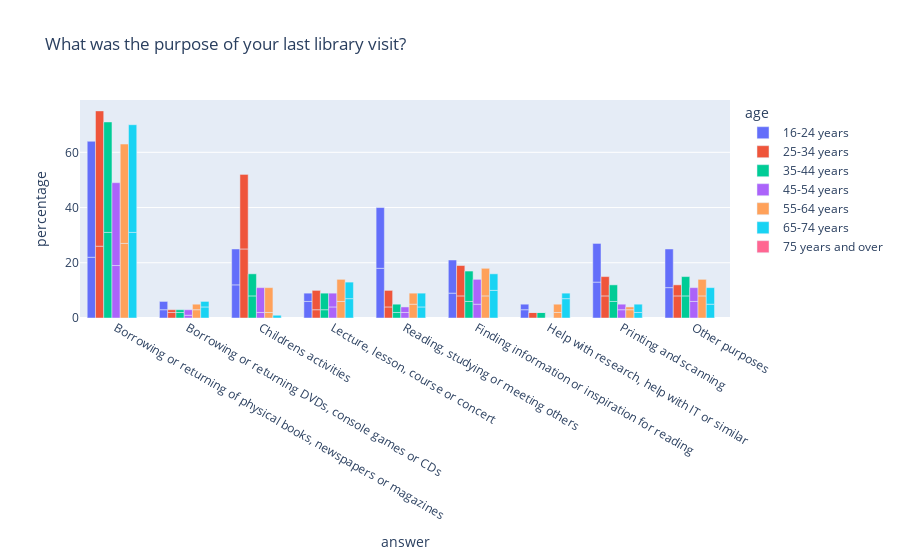

Notebook code cell kept with this figure:
### Code cell
fig = px.bar(
    full_df[full_df['question']=='What was the purpose of your last library visit?'],
    x='answer',           
    y='percentage',    
    color='age',  
    barmode='group',
    title='What was the purpose of your last library visit?'      
)

fig.show()

### Figure 1 — Plotly figure (JSON) as saved in the notebook; plotly's stock layout.template omitted (floating-point values rounded to 4 significant figures)
{"data": [{"alignmentgroup": "True", "hovertemplate": "age=16-24 years<br>answer=%{x}<br>percentage=%{y}<extra></extra>", "legendgroup": "16-24 years", "marker": {"color": "#636efa", "pattern": {"shape": ""}}, "name": "16-24 years", "offsetgroup": "16-24 years", "orientation": "v", "showlegend": true, "textposition": "auto", "type": "bar", "x": ["Borrowing or returning of physical books, newspapers or magazines", "Borrowing or returning of physical books, newspapers or magazines", "Borrowing or returning DVDs, console games or CDs", "Borrowing or returning DVDs, console games or CDs", "Childrens activities", "Childrens activities", "Lecture, lesson, course or concert", "Lecture, lesson, course or concert", "Reading, studying or meeting others", "Reading, studying or meeting others", "Finding information or inspiration for reading", "Finding information or inspiration for reading", "Help with research, help with IT or similar", "Help with research, help with IT or similar", "Printing and scanning", "Printing and scanning", "Other purposes", "Other purposes"], "xaxis": "x", "y": [22.0, 42.0, 3.0, 3.0, 12.0, 13.0, 6.0, 3.0, 18.0, 22.0, 9.0, 12.0, 3.0, 2.0, 13.0, 14.0, 11.0, 14.0], "yaxis": "y"}, {"alignmentgroup": "True", "hovertemplate": "age=25-34 years<br>answer=%{x}<br>percentage=%{y}<extra></extra>", "legendgroup": "25-34 years", "marker": {"color": "#EF553B", "pattern": {"shape": ""}}, "name": "25-34 years", "offsetgroup": "25-34 years", "orientation": "v", "showlegend": true, "textposition": "auto", "type": "bar", "x": ["Borrowing or returning of physical books, newspapers or magazines", "Borrowing or returning of physical books, newspapers or magazines", "Borrowing or returning DVDs, console games or CDs", "Borrowing or returning DVDs, console games or CDs", "Childrens activities", "Childrens activities", "Lecture, lesson, course or concert", "Lecture, lesson, course or concert", "Reading, studying or meeting others", "Reading, studying or meeting others", "Finding information or inspiration for reading", "Finding information or inspiration for reading", "Help with research, help with IT or similar", "Help with research, help with IT or similar", "Printing and scanning", "Printing and scanning", "Other purposes", "Other purposes"], "xaxis": "x", "y": [26.0, 49.0, 2.0, 1.0, 25.0, 27.0, 3.0, 7.0, 4.0, 6.0, 8.0, 11.0, 2.0, 0.0, 8.0, 7.0, 8.0, 4.0], "yaxis": "y"}, {"alignmentgroup": "True", "hovertemplate": "age=35-44 years<br>answer=%{x}<br>percentage=%{y}<extra></extra>", "legendgroup": "35-44 years", "marker": {"color": "#00cc96", "pattern": {"shape": ""}}, "name": "35-44 years", "offsetgroup": "35-44 years", "orientation": "v", "showlegend": true, "textposition": "auto", "type": "bar", "x": ["Borrowing or returning of physical books, newspapers or magazines", "Borrowing or returning of physical books, newspapers or magazines", "Borrowing or returning DVDs, console games or CDs", "Borrowing or returning DVDs, console games or CDs", "Childrens activities", "Childrens activities", "Lecture, lesson, course or concert", "Lecture, lesson, course or concert", "Reading, studying or meeting others", "Reading, studying or meeting others", "Finding information or inspiration for reading", "Finding information or inspiration for reading", "Help with research, help with IT or similar", "Help with research, help with IT or similar", "Printing and scanning", "Printing and scanning", "Other purposes", "Other purposes"], "xaxis": "x", "y": [31.0, 40.0, 2.0, 1.0, 8.0, 8.0, 3.0, 6.0, 2.0, 3.0, 6.0, 11.0, 2.0, 0.0, 6.0, 6.0, 8.0, 7.0], "yaxis": "y"}, {"alignmentgroup": "True", "hovertemplate": "age=45-54 years<br>answer=%{x}<br>percentage=%{y}<extra></extra>", "legendgroup": "45-54 years", "marker": {"color": "#ab63fa", "pattern": {"shape": ""}}, "name": "45-54 years", "offsetgroup": "45-54 years", "orientation": "v", "showlegend": true, "textposition": "auto", "type": "bar", "x": ["Borrowing or returning of physical books, newspapers or magazines", "Borrowing or returning of physical books, newspapers or magazines", "Borrowing or returning DVDs, console games or CDs", "Borrowing or returning DVDs, console games or CDs", "Childrens activities", "Childrens activities", "Lecture, lesson, course or concert", "Lecture, lesson, course or concert", "Reading, studying or meeting others", "Reading, studying or meeting others", "Finding information or inspiration for reading", "Finding information or inspiration for reading", "Help with research, help with IT or similar", "Help with research, help with IT or similar", "Printing and scanning", "Printing and scanning", "Other purposes", "Other purposes"], "xaxis": "x", "y": [19.0, 30.0, 1.0, 2.0, 2.0, 9.0, 4.0, 5.0, 2.0, 2.0, 5.0, 9.0, 0.0, 0.0, 3.0, 2.0, 6.0, 5.0], "yaxis": "y"}, {"alignmentgroup": "True", "hovertemplate": "age=55-64 years<br>answer=%{x}<br>percentage=%{y}<extra></extra>", "legendgroup": "55-64 years", "marker": {"color": "#FFA15A", "pattern": {"shape": ""}}, "name": "55-64 years", "offsetgroup": "55-64 years", "orientation": "v", "showlegend": true, "textposition": "auto", "type": "bar", "x": ["Borrowing or returning of physical books, newspapers or magazines", "Borrowing or returning of physical books, newspapers or magazines", "Borrowing or returning DVDs, console games or CDs", "Borrowing or returning DVDs, console games or CDs", "Childrens activities", "Childrens activities", "Lecture, lesson, course or concert", "Lecture, lesson, course or concert", "Reading, studying or meeting others", "Reading, studying or meeting others", "Finding information or inspiration for reading", "Finding information or inspiration for reading", "Help with research, help with IT or similar", "Help with research, help with IT or similar", "Printing and scanning", "Printing and scanning", "Other purposes", "Other purposes"], "xaxis": "x", "y": [27.0, 36.0, 3.0, 2.0, 2.0, 9.0, 6.0, 8.0, 5.0, 4.0, 8.0, 10.0, 2.0, 3.0, 3.0, 1.0, 8.0, 6.0], "yaxis": "y"}, {"alignmentgroup": "True", "hovertemplate": "age=65-74 years<br>answer=%{x}<br>percentage=%{y}<extra></extra>", "legendgroup": "65-74 years", "marker": {"color": "#19d3f3", "pattern": {"shape": ""}}, "name": "65-74 years", "offsetgroup": "65-74 years", "orientation": "v", "showlegend": true, "textposition": "auto", "type": "bar", "x": ["Borrowing or returning of physical books, newspapers or magazines", "Borrowing or returning of physical books, newspapers or magazines", "Borrowing or returning DVDs, console games or CDs", "Borrowing or returning DVDs, console games or CDs", "Childrens activities", "Childrens activities", "Lecture, lesson, course or concert", "Lecture, lesson, course or concert", "Reading, studying or meeting others", "Reading, studying or meeting others", "Finding information or inspiration for reading", "Finding information or inspiration for reading", "Help with research, help with IT or similar", "Help with research, help with IT or similar", "Printing and scanning", "Printing and scanning", "Other purposes", "Other purposes"], "xaxis": "x", "y": [31.0, 39.0, 4.0, 2.0, 0.0, 1.0, 7.0, 6.0, 4.0, 5.0, 10.0, 6.0, 7.0, 2.0, 2.0, 3.0, 5.0, 6.0], "yaxis": "y"}, {"alignmentgroup": "True", "hovertemplate": "age=75 years and over<br>answer=%{x}<br>percentage=%{y}<extra></extra>", "legendgroup": "75 years and over", "marker": {"color": "#FF6692", "pattern": {"shape": ""}}, "name": "75 years and over", "offsetgroup": "75 years and over", "orientation": "v", "showlegend": true, "textposition": "auto", "type": "bar", "x": ["Borrowing or returning of physical books, newspapers or magazines", "Borrowing or returning of physical books, newspapers or magazines", "Borrowing or returning DVDs, console games or CDs", "Borrowing or returning DVDs, console games or CDs", "Childrens activities", "Childrens activities", "Lecture, lesson, course or concert", "Lecture, lesson, course or concert", "Reading, studying or meeting others", "Reading, studying or meeting others", "Finding information or inspiration for reading", "Finding information or inspiration for reading", "Help with research, help with IT or similar", "Help with research, help with IT or similar", "Printing and scanning", "Printing and scanning", "Other purposes", "Other purposes"], "xaxis": "x", "y": [NaN, NaN, NaN, NaN, NaN, NaN, NaN, NaN, NaN, NaN, NaN, NaN, NaN, NaN, NaN, NaN, NaN, NaN], "yaxis": "y"}], "layout": {"barmode": "group", "legend": {"title": {"text": "age"}, "tracegroupgap": 0}, "title": {"text": "What was the purpose of your last library visit?"}, "xaxis": {"anchor": "y", "domain": [0, 1], "title": {"text": "answer"}}, "yaxis": {"anchor": "x", "domain": [0, 1], "title": {"text": "percentage"}}}}
